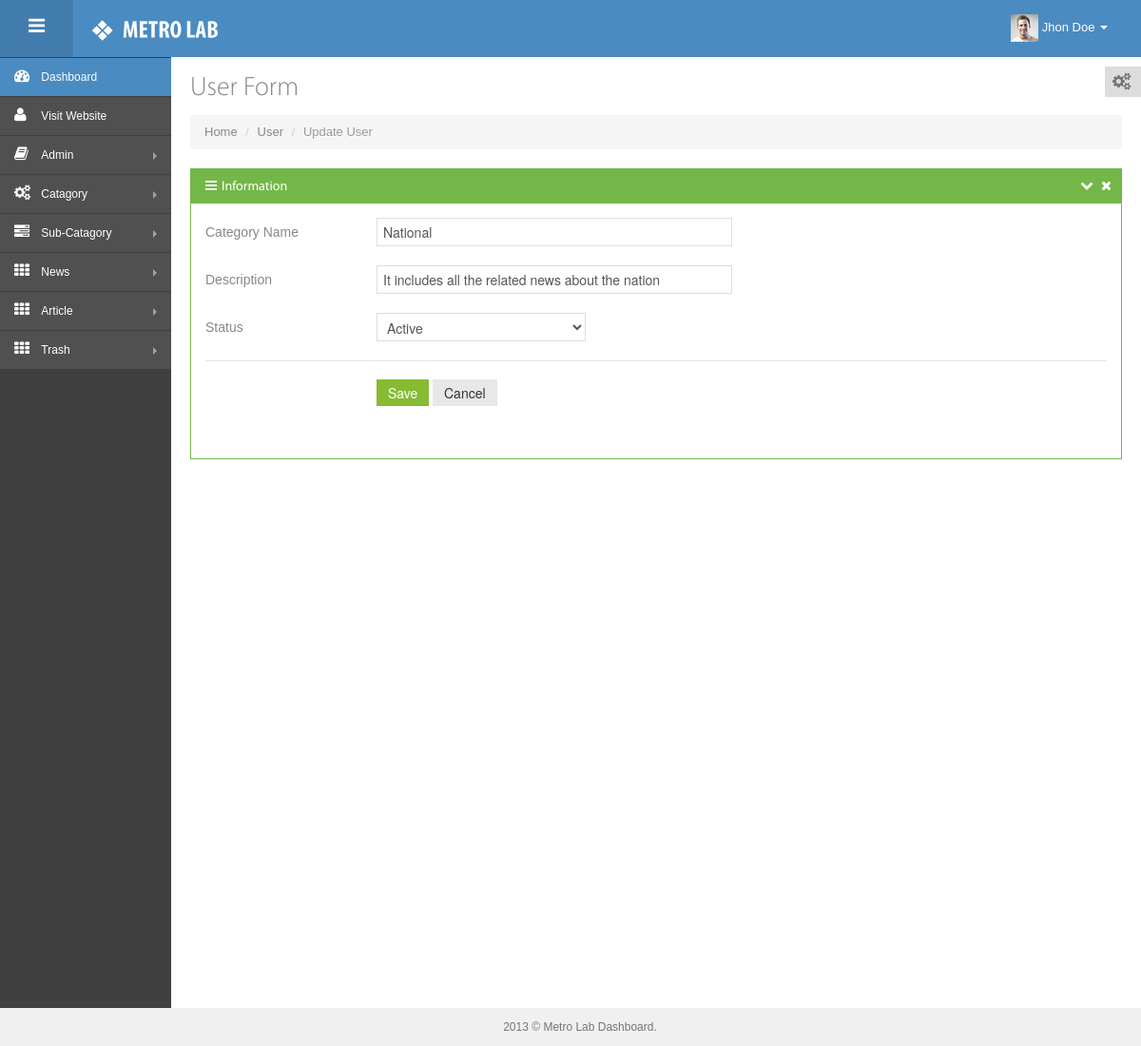
/admin/editCategory.php?ref=1 (signed in), run on an earlier commit of the app's database.
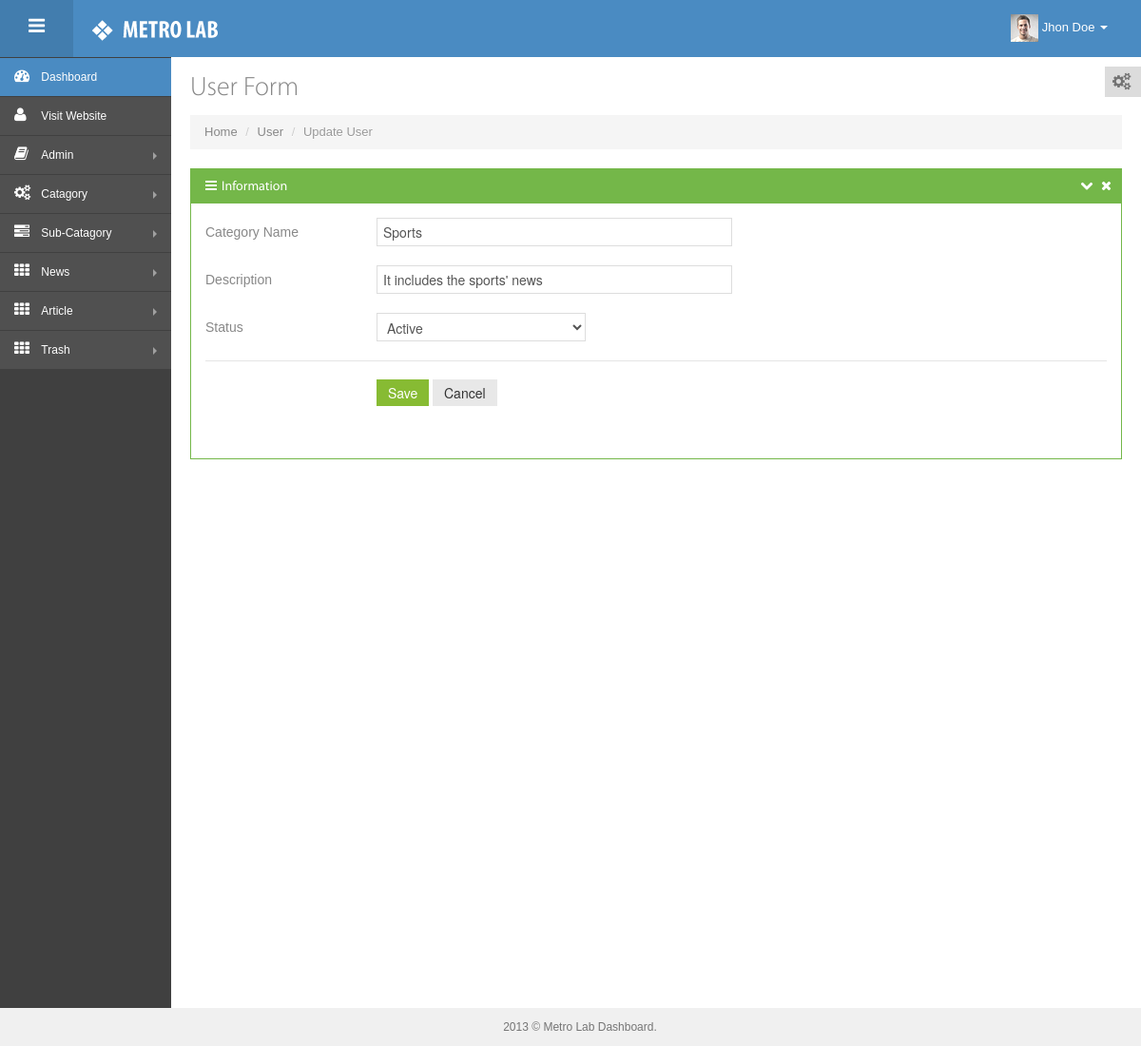
And on a later commit of the database.
### tables this page shows
CREATE TABLE `tblcategory` (
  `category_id` bigint(25) NOT NULL,
  `category_name` varchar(50) NOT NULL,
  `category_descrption` longtext NOT NULL,
  `is_active` enum('active','inactive') DEFAULT NULL,
  `created_at` timestamp NOT NULL DEFAULT CURRENT_TIMESTAMP,
  `updated_at` timestamp NOT NULL DEFAULT '0000-00-00 00:00:00'
);

### app/categoryfunction.php (called while the page is built, shortened)
<?php
function getCategoryById($conn, $categoryid){
 	$stmtSelect = $conn->prepare("SELECT * FROM tblcategory where category_id=:category_id");
 	$stmtSelect->bindParam(':category_id',$categoryid);
 	$stmtSelect->execute();
 	$stmtSelect->setFetchMode(PDO::FETCH_ASSOC);
 	return $stmtSelect->fetch();
}
?>

### admin/editCategory.php (the view, shortened to what this page needs)
 <?php
  include 'layouts/header.php';
  $category_id=$_GET['ref'];
  $category=getCategoryById($conn, $category_id);
 ?>
   <div id="container" class="row-fluid">
      <div class="sidebar-scroll">
        <div id="sidebar" class="nav-collapse collapse">
      <?php
                    include 'layouts/sidebar.php';
            ?>
            </div>
      </div>
      <div id="main-content">
         <div class="container-fluid">
            <div class="row-fluid">
               <div class="span12">
                   <div id="theme-change" class="hidden-phone">
                       <i class="icon-cogs"></i>
                   </div>
                   <h3 class="page-title">
                     User Form
                   </h3>
                   <ul class="breadcrumb">
                       <li>
                           <a href="#">Home</a>
                           <span class="divider">/</span>
                       </li>
                       <li>
                           <a href="#">User</a>
                           <span class="divider">/</span>
                       </li>
                       <li class="active">
                           Update User
                       </li>
                   </ul>
               </div>
            </div>
            <div class="row-fluid">
                <div class="span12">
                    <div class="widget green">
                        <div class="widget-title">
                            <h4><i class="icon-reorder"></i> Information </h4>
                            <span class="tools">
                            <a href="javascript:;" class="icon-chevron-down"></a>
                            <a href="javascript:;" class="icon-remove"></a>
                            </span>
                        </div>
                        <div class="widget-body">
                            <form  class="form-horizontal" method="POST">
                            <div class="control-group">
                                <label class="control-label">Category Name</label>
                                <div class="controls">
                                    <input type="text" class="span6 " required name="category_name"
                                    value="<?php echo $category['category_name'];?>" />
                                </div>
                            </div>
                            <div class="control-group">
                                <label class="control-label">Description</label>
                                <div class="controls">
                                    <input type="text" class="span6 " required name="category_descrption"
                                    value="<?php echo $category['category_descrption'];?>" />
                                </div>
                            </div>
                            <div class="control-group">
                                <label class="control-label">Status</label>
                                <div class="controls">
                                <select name="is_active" class="form-control">
                        <optgroup label="Select status">
                                                    <option <?php if($category['is_active']=='active')
                                                     echo 'selected="selected"'; ?>
                                                    value="active">Active</option>
                        </optgroup>
                      </select>
                                </div>
                            </div>
                            <div class="form-actions">
                                <button type="submit" name ="savebtn" class="btn btn-success">Save</button>
                                <button type="button" class="btn">Cancel</button>
                            </div>
                            </form>
                        </div>
                    </div>
                </div>
            </div>
      </div>
   </div>
</div>
   <div id="footer">
       2013 &copy; Metro Lab Dashboard.
   </div>
</body>
</html>

### admin/layouts/header.php (shortened to what this page needs)
<!DOCTYPE html>
 <html lang="en">
<head>
   <link href="assets/bootstrap/css/bootstrap.min.css" rel="stylesheet" />
   <link href="assets/bootstrap/css/bootstrap-responsive.min.css" rel="stylesheet" />
   <link href="assets/bootstrap/css/bootstrap-fileupload.css" rel="stylesheet" />
   <link href="assets/font-awesome/css/font-awesome.css" rel="stylesheet" />
   <link href="css/style.css" rel="stylesheet" />
   <link href="css/style-responsive.css" rel="stylesheet" />
   <link href="css/style-default.css" rel="stylesheet" id="style_color" />
   <link href="assets/fullcalendar/fullcalendar/bootstrap-fullcalendar.css" rel="stylesheet" />
   <link href="assets/jquery-easy-pie-chart/jquery.easy-pie-chart.css" rel="stylesheet" type="text/css" media="screen"/>
</head>
<body class="fixed-top">
   <div id="header" class="navbar navbar-inverse navbar-fixed-top">
       <div class="navbar-inner">
           <div class="container-fluid">
               <div class="sidebar-toggle-box hidden-phone">
                   <div class="icon-reorder tooltips" data-placement="right" data-original-title="Toggle Navigation"></div>
               </div>
               <a class="brand" href="index.php">
                   <img src="img/logo.png" alt="Metro Lab" />
               </a>
               <div class="top-nav ">
                   <ul class="nav pull-right top-menu" >
                       <li class="dropdown">
                           <a href="#" class="dropdown-toggle" data-toggle="dropdown">
                               <img src="img/avatar1_small.jpg" alt="">
                               <span class="username">Jhon Doe</span>
                               <b class="caret"></b>
                           </a>
                       </li>
                   </ul>
               </div>
           </div>
       </div>
   </div>

### admin/layouts/sidebar.php (shortened to what this page needs)
<ul class="sidebar-menu">
              <li class="sub-menu active">
                  <a class="" href="index.php">
                      <i class="icon-dashboard"></i>
                      <span>Dashboard</span>
                  </a>
              </li>
              <li>
                  <a class="" href="../../frontend/index.php">
                    <i class="icon-user"></i>
                    <span>Visit Website</span>
                  </a>
              </li>
              <li class="sub-menu">
                  <a href="javascript:;" class="">
                      <i class="icon-book"></i>
                      <span>Admin</span>
                      <span class="arrow"></span>
                  </a>
              </li>
              <li class="sub-menu">
                  <a href="javascript:;" class="">
                      <i class="icon-cogs"></i>
                      <span>Catagory</span>
                      <span class="arrow"></span>
                  </a>
              </li>
              <li class="sub-menu">
                  <a href="javascript:;" class="">
                      <i class="icon-tasks"></i>
                      <span>Sub-Catagory</span>
                      <span class="arrow"></span>
                  </a>
              </li>
              <li class="sub-menu">
                  <a href="javascript:;" class="">
                      <i class="icon-th"></i>
                      <span>News</span>
                      <span class="arrow"></span>
                  </a>
              </li>
              <li class="sub-menu">
                  <a href="javascript:;" class="">
                      <i class="icon-th"></i>
                      <span>Article</span>
                      <span class="arrow"></span>
                  </a>
              </li>
              <li class="sub-menu">
                  <a href="javascript:;" class="">
                      <i class="icon-th"></i>
                      <span>Trash</span>
                      <span class="arrow"></span>
                  </a>
              </li>
          </ul>

### admin/css/style-responsive.css (style rules this page uses)
@media (min-width: 980px) { #sidebar { position: absolute; width: 180px; } }
@media (min-width: 980px) { #sidebar ul { margin-top:1px !important; width: 100%; } }
@media (min-width: 980px) { #main-content { margin-top: 0px !important; } }
@media (min-width: 980px) { .fixed-top #main-content { margin-top: 20px; } }

### admin/css/style-default.css (style rules this page uses)
body { color: #888888; }
a, a:hover { text-shadow: none !important; color: #4a8bc2; }
#header.navbar-inverse .navbar-inner { background-color: #4a8bc2; background-image: -moz-linear-gradient(top, #4a8bc2, #4a8bc2); background-image: -webkit-gradient(linear, 0 0, 0 100%, from(#4a8bc2), to(#4a8bc2)); background-image: -webkit-linear-gradient(top, #4a8bc2, #4a8bc2); background-image: -o-linear-gradient(top, #4a8bc2, #4a8bc2); background-image: linear-gradient(to bottom, #4a8bc2, #4a8bc2); background-repeat: repeat-x; border-color: #4a8bc2; color: #fff; filter: progid:DXImageTransform.Microsoft.gradient(startColorstr='#ff4a8bc2', endColorstr='#ff4a8bc2', GradientType=0); }
.sidebar-toggle-box { background: #427dae; color: #fff; }
#sidebar > ul > li > a { color: #fff !important; }
#sidebar > ul > li a i { color: #fff !important; display: inline-block; }
#sidebar > ul > li.active > a, #sidebar > ul > li >a:hover, #sidebar > ul > li:hover>a { background: #4a8bc2; }

What changed in the data, as far as the page shows it:
changed tblcategory "Active": category_name "National" → "Sports"; category_descrption "It includes all the related news about the nation" → "It includes the sports' news"
